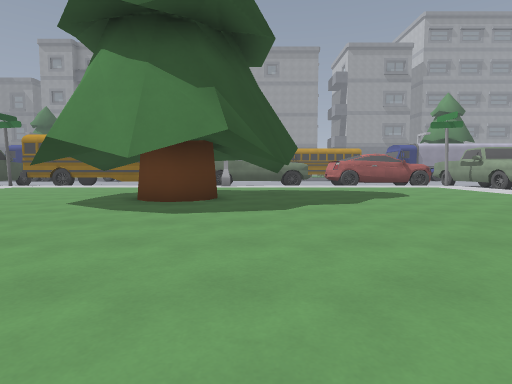
view 1 (above)

24 first-person views from a walk through a 3-D level made in the Godot game engine. The camera is 1.2 m above the floor, tilts 4° down and sees 80° across. The floor is counted in squares, 2 m on a side. Each view is taken from the middle of a square. On the plan, view 1 faces up. The plan holds only what a view shows up to about 9 squares ahead; the rest is blank. The place goes on beyond the plan.

view 2
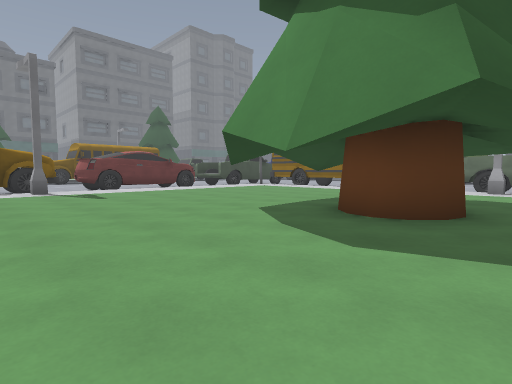

view 3
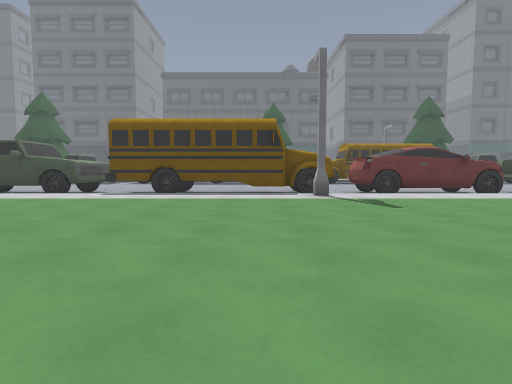

view 4
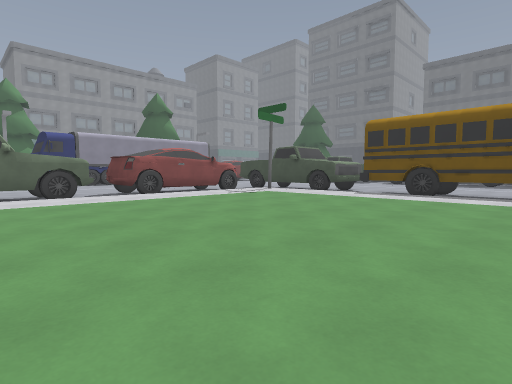

view 5
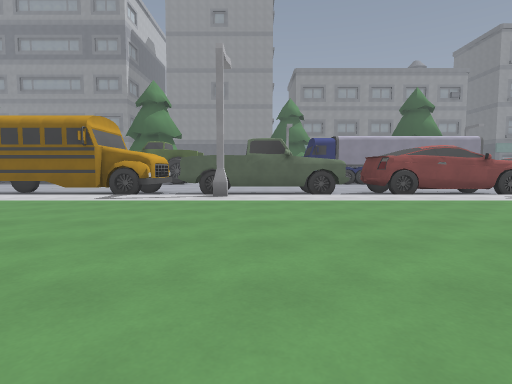

view 6
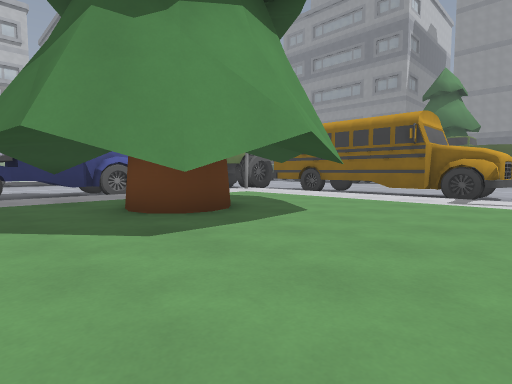

view 7
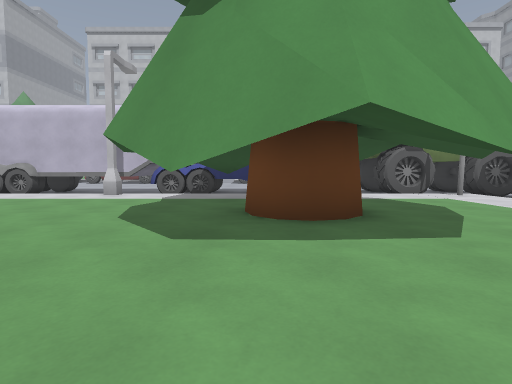

view 8
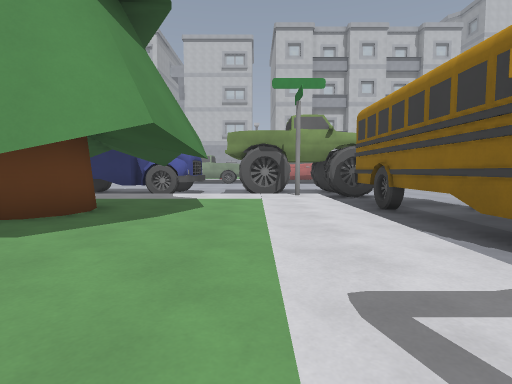

view 9
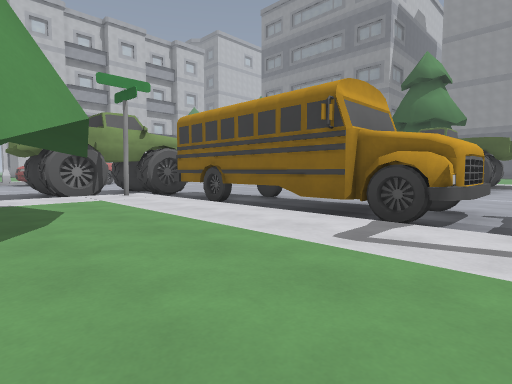

view 10
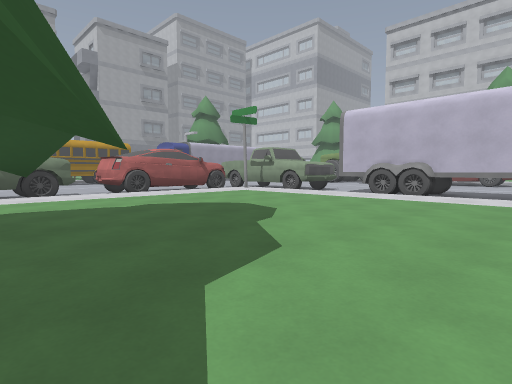

view 11
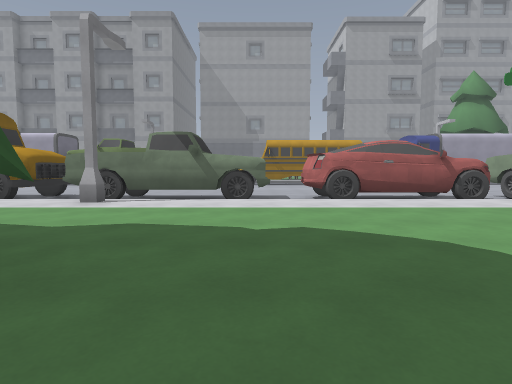

view 12
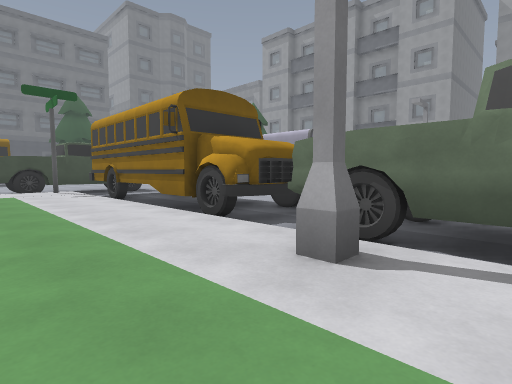

view 13
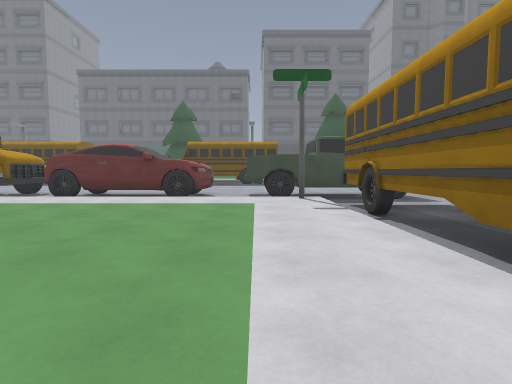

view 14
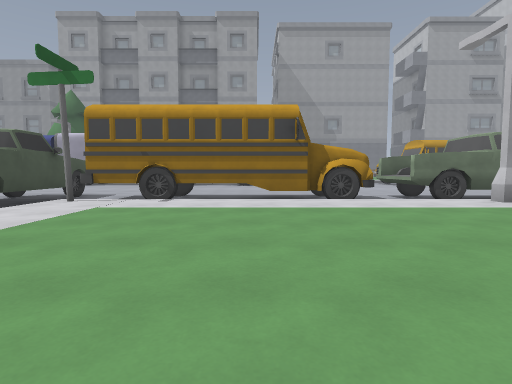

view 15
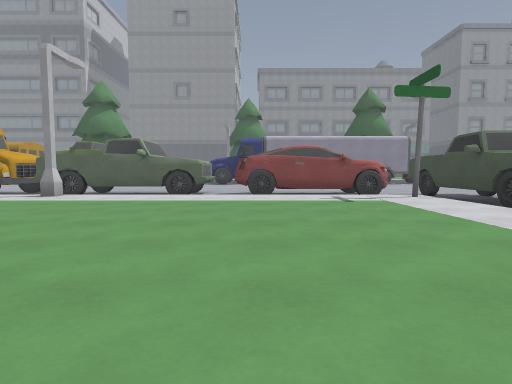

view 16
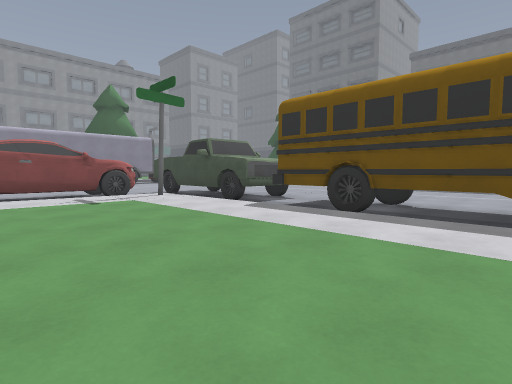

view 17
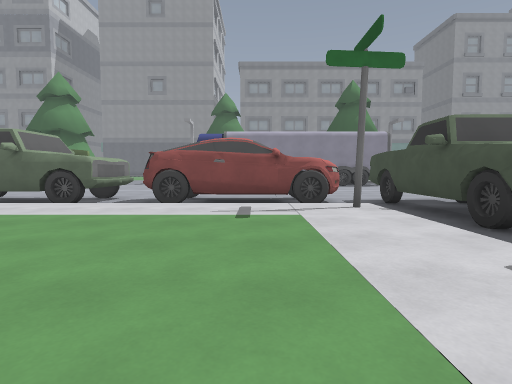

view 18
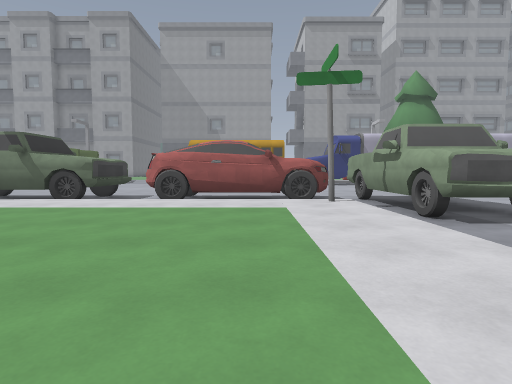

view 19
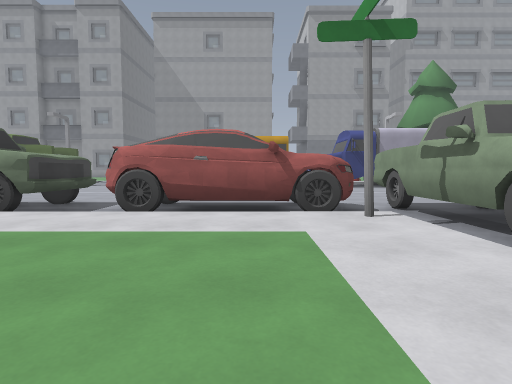

view 20
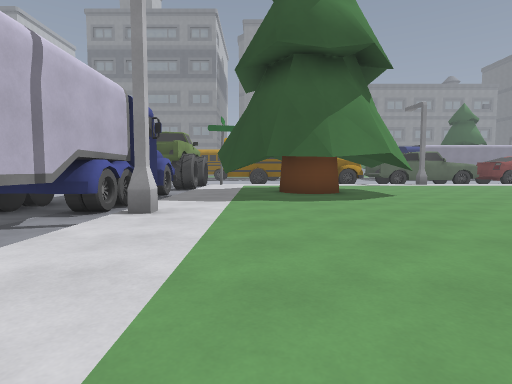

view 21
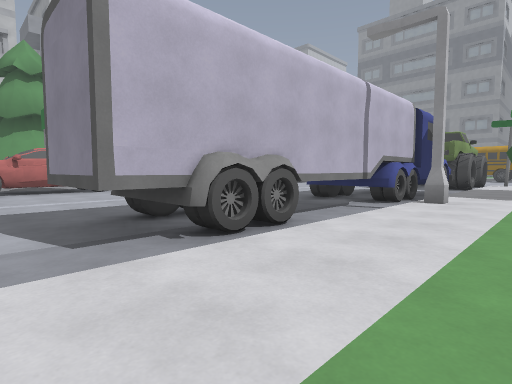

view 22
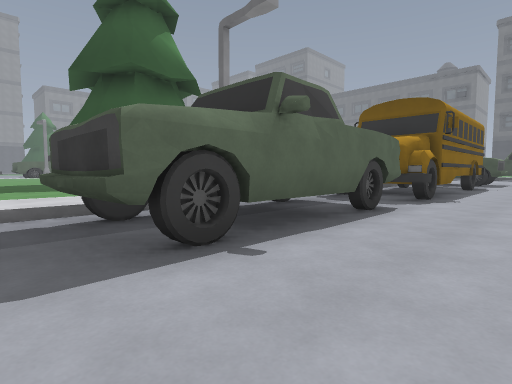

view 23
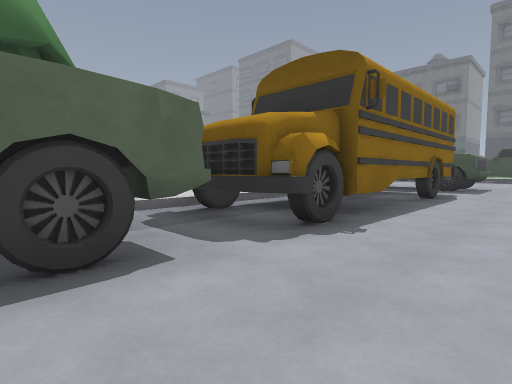

view 24
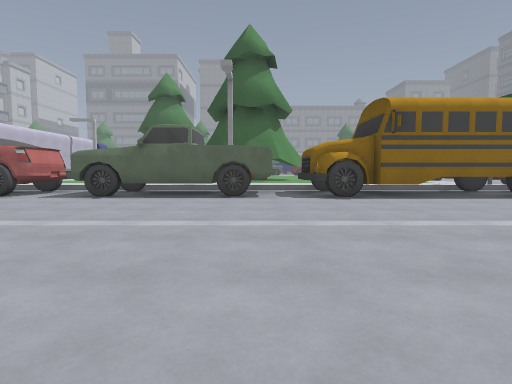

### Floor plan
Key: @ floor where view 1 was taken; # wall or solid block; . main floor; - floor 0.25 m lower than the main floor; / step, stairs or slope; T tree; R truck; B bus; S sign.
Columns run from 11 left of view 1 to 18 right of it. Each row starts with its distance up from view 1.
 22          -
 21         ---
 20        -----
 19       -------
 18      ---------
 17      ----------     --
 16 ---------------    ----
 15 RBBBBBBB-RRRRR-#  #-R -
 14 R     BBBRRRRR-#  ##RR--
 13 RBBBBBBB-RRRRR-#####R --
 12 RS........#.......S/RR-
 11 R/................./RR
 10  /................./---
  9 #/....... ........./###------#
  8 #/.....T. .T......./###------
  7 #/.....T.TT......../#  -----
  6 #/.....T.TT.T....../#
  5  /.....T...T......./#
  4 B/#......T........./#
  3 B/................./###
  2 B/................./###
  1 B/............T..T./#
  0 B/.........@.T.TTTT/##
 -1 B/.............TT../#
 -2 B/...........T....T/#
 -3 -/.............T.../---
 -4 R/.................RRRR
 -5 RS........#.......SRR
 -6 R--------  ---------R
 -7 R#####-RRRRRBBBBBBB-R
 -8 R #  #-RR R BBB BB --

Where each view was taken, in squares from view 1:
view 1: 0 up, 0 right, facing up
view 2: 2 up, 0 right, facing up-left
view 3: 2 up, 2 left, facing left
view 4: 2 up, 2 left, facing down-left
view 5: 2 up, 2 left, facing down
view 6: 2 up, 0 right, facing down-right
view 7: 0 up, 0 right, facing right
view 8: 4 down, 0 right, facing right
view 9: 2 down, 0 right, facing down-right
view 10: 4 up, 0 right, facing up-right
view 11: 6 up, 2 right, facing up
view 12: 10 up, 0 right, facing up-left
view 13: 11 up, 3 left, facing left
view 14: 6 up, 6 left, facing up
view 15: 2 up, 6 left, facing down
view 16: 2 up, 6 left, facing down-left
view 17: 0 up, 8 left, facing down
view 18: 6 up, 6 right, facing up
view 19: 8 up, 6 right, facing up
view 20: 8 up, 6 right, facing down
view 21: 10 up, 6 right, facing down-right
view 22: 17 up, 3 right, facing down-left
view 23: 17 up, 1 left, facing down-left
view 24: 22 up, 2 left, facing down
